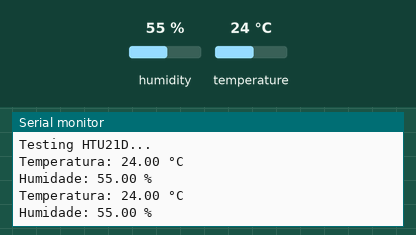
Simulated run of this sketch. Board: Arduino Uno, built with avr-gcc and run on an emulated ATmega328P. Shown: the last lines printed to the serial monitor. The inputs (shaded band) are chosen by the test bench; at power-on: humidity 55 %, temperature 24 °C.

Above: at 2.8 s.
2.9 s: humidity set to 22 %
At 5.1 s:
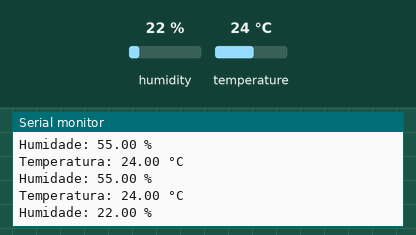
5.6 s: temperature set to 12 °C
At 6.9 s:
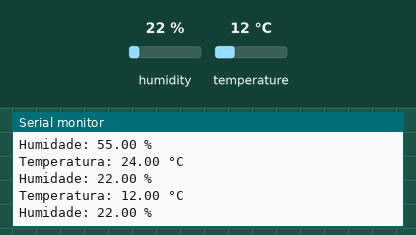
8.3 s: humidity set to 40 %
At 10.6 s:
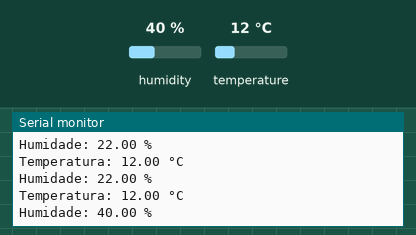
Timing chart, 0 to 12.1 s (numbered marks = the images above; inputs shaded):
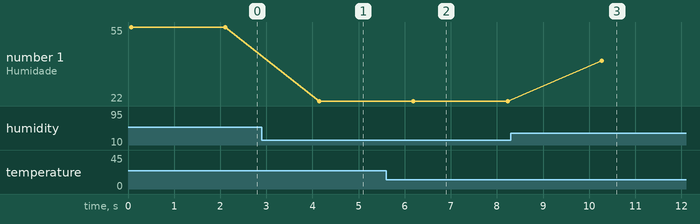

The sketch:

Arduino_ExportCSV.ino
```cpp
#include <Wire.h>
#include "Adafruit_HTU21DF.h"

Adafruit_HTU21DF htu = Adafruit_HTU21DF();

void setup() {
  Serial.begin(9600);
  Serial.println("Testing HTU21D...");


  if (!htu.begin()) {
    Serial.println("HTU21D sensor not found!");
    while (1);
  }
}

void loop() {
  float temp = htu.readTemperature();
  float hum = htu.readHumidity();

  Serial.print("Temperatura: ");
  Serial.print(temp);
  Serial.println(" °C");

  Serial.print("Humidade: ");
  Serial.print(hum);
  Serial.println(" %");

  delay(2000); // Waits 2 seconds
}
```

Measured:
- after the input at 2.9 s, the serial monitor: prints a new line after 1.2 s (image 1)
- after the input at 5.6 s, the serial monitor: prints a new line after 0.56 s (image 2)
- after the input at 8.3 s, the serial monitor: prints a new line after 2.0 s (image 3)
- plotted number 1: 55 → 22 after the input at 2.9 s, 22 → 40 after the input at 8.3 s
